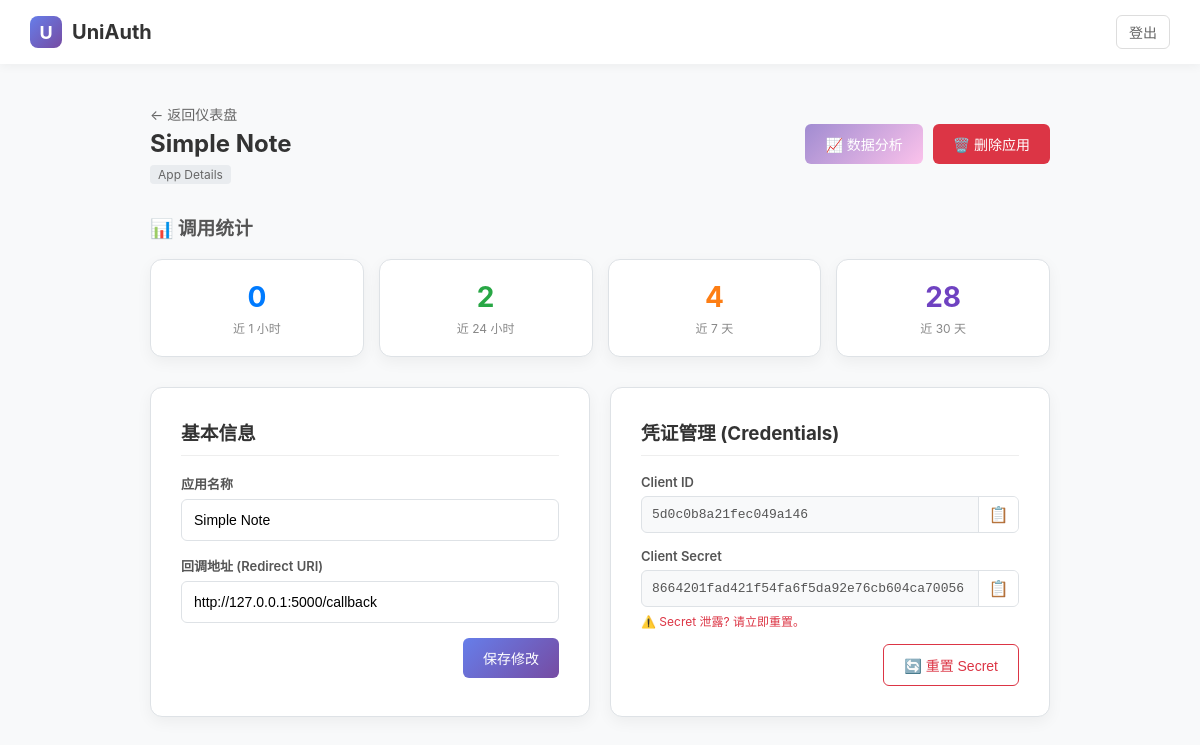
The app's page /apps/5d0c0b8a21fec049a146 (signed in) with its own data.
### app.py (models this page shows)
class OAuthApp(db.Model):
    __tablename__ = 'oauth_apps'
    client_id = db.Column(db.String(40), primary_key=True)
    client_secret = db.Column(db.String(80), nullable=False)
    name = db.Column(db.String(100), nullable=False)
    redirect_uri = db.Column(db.String(200), nullable=False)
    created_at = db.Column(db.DateTime, default=datetime.datetime.utcnow)
    user_id = db.Column(db.Integer, db.ForeignKey('users.id'), nullable=False)

### app.py (the view)
@app.route('/apps/<client_id>')
@login_required
def app_details(client_id):
    user = get_current_user()
    app = db.session.get(OAuthApp, client_id)
    if not app or app.user_id != user.id: return abort(404)
    stats = get_app_stats(client_id)
    return render_template('app_details.html', user=user, app=app, stats=stats)

### app.py (called while the page is built)
def login_required(f):
    @wraps(f)
    def decorated_function(*args, **kwargs):
        if 'user_id' not in session: return redirect(url_for('login', redirect_uri=request.url))
        user = db.session.get(User, session['user_id'])
        if not user:
            session.clear()
            return redirect(url_for('login', redirect_uri=request.url))
        return f(*args, **kwargs)
    return decorated_function

def get_current_user():
    if 'user_id' in session: return db.session.get(User, session['user_id'])
    return None

def get_app_stats(client_id):
    now = time.time()
    periods = { '1h': 3600, '24h': 86400, '7d': 604800, '30d': 2592000 }
    stats = {}
    for label, seconds in periods.items():
        count = UsageLog.query.filter(UsageLog.client_id == client_id, UsageLog.timestamp >= now - seconds).count()
        stats[label] = count
    return stats

### templates/app_details.html (shortened to what this page needs)
{% extends "base.html" %}
{% block content %}
<div class="header-row">
    <div>
        <a href="/dashboard" style="text-decoration: none; color: #666; font-size: 14px;">← 返回仪表盘</a>
        <h2 style="margin: 5px 0;">{{ app.name }}</h2>
        <span style="background: #e9ecef; color: #666; padding: 2px 8px; border-radius: 4px; font-size: 12px;">App Details</span>
    </div>
    <div style="display:flex; gap:10px;">
        <a href="/apps/{{ app.client_id }}/stats" class="btn" style="background: linear-gradient(135deg, #a18cd1 0%, #fbc2eb 100%); color: white; text-decoration: none; display: flex; align-items: center; gap: 5px;">
            📈 数据分析
        </a>
        <form action="/apps/{{ app.client_id }}/delete" method="POST" onsubmit="return confirm('⚠️ 确定要彻底删除此应用吗？此操作不可撤销，且会使得所有已分发的 Token 失效。');" style="margin:0;">
            <button type="submit" class="btn btn-danger">🗑️ 删除应用</button>
        </form>
    </div>
</div>
<h3 style="margin-top: 30px; color: #555;">📊 调用统计</h3>
<div style="display: grid; grid-template-columns: repeat(auto-fit, minmax(150px, 1fr)); gap: 15px; margin-bottom: 30px;">
    <div class="card" style="margin:0; text-align: center; padding: 20px;">
        <div style="font-size: 28px; font-weight: bold; color: #007bff;">{{ stats['1h'] }}</div>
        <div style="font-size: 12px; color: #888; margin-top: 5px;">近 1 小时</div>
    </div>
    <div class="card" style="margin:0; text-align: center; padding: 20px;">
        <div style="font-size: 28px; font-weight: bold; color: #28a745;">{{ stats['24h'] }}</div>
        <div style="font-size: 12px; color: #888; margin-top: 5px;">近 24 小时</div>
    </div>
    <div class="card" style="margin:0; text-align: center; padding: 20px;">
        <div style="font-size: 28px; font-weight: bold; color: #fd7e14;">{{ stats['7d'] }}</div>
        <div style="font-size: 12px; color: #888; margin-top: 5px;">近 7 天</div>
    </div>
    <div class="card" style="margin:0; text-align: center; padding: 20px;">
        <div style="font-size: 28px; font-weight: bold; color: #6f42c1;">{{ stats['30d'] }}</div>
        <div style="font-size: 12px; color: #888; margin-top: 5px;">近 30 天</div>
    </div>
</div>
<div style="display: grid; grid-template-columns: 1fr 1fr; gap: 20px; flex-wrap: wrap;">
    <div class="card" style="margin:0;">
        <h3 style="margin-top:0; border-bottom: 1px solid #eee; padding-bottom: 10px;">基本信息</h3>
        <form action="/apps/{{ app.client_id }}/update" method="POST">
            <div class="input-group">
                <label>应用名称</label>
                <input type="text" name="name" value="{{ app.name }}" required>
            </div>
            <div class="input-group">
                <label>回调地址 (Redirect URI)</label>
                <input type="text" name="redirect_uri" value="{{ app.redirect_uri }}" required>
            </div>
            <div style="text-align: right; margin-top: 15px;">
                <button type="submit" class="btn btn-primary">保存修改</button>
            </div>
        </form>
    </div>
    <div class="card" style="margin:0;">
        <h3 style="margin-top:0; border-bottom: 1px solid #eee; padding-bottom: 10px;">凭证管理 (Credentials)</h3>
        <div class="input-group">
            <label>Client ID</label>
            <div class="copy-input-group">
                <input type="text" value="{{ app.client_id }}" readonly>
                <button type="button" class="copy-btn-icon" onclick="copyToClipboard(this.previousElementSibling)" title="复制 ID">📋</button>
            </div>
        </div>
        <div class="input-group">
            <label>Client Secret</label>
            <div class="copy-input-group">
                <input type="text" value="{{ app.client_secret }}" readonly>
                <button type="button" class="copy-btn-icon" onclick="copyToClipboard(this.previousElementSibling)" title="复制 Secret">📋</button>
            </div>
            <p style="font-size: 12px; color: #dc3545; margin-top: 5px;">⚠️ Secret 泄露? 请立即重置。</p>
        </div>
        <form action="/apps/{{ app.client_id }}/regenerate_secret" method="POST" onsubmit="return confirm('确定要重置 Client Secret 吗？\n\n旧的 Secret 将立即失效，您需要更新所有客户端代码。');" style="text-align: right;">
            <button type="submit" class="btn btn-ghost" style="color: #dc3545; border-color: #dc3545;">🔄 重置 Secret</button>
        </form>
    </div>
</div>
{% endblock %}

### templates/base.html (style rules this page uses)
:root { --primary: #007bff; --primary-hover: #0069d9; --gradient-1: linear-gradient(135deg, #667eea 0%, #764ba2 100%); --danger: #dc3545; --bg: #f8f9fa; --card-bg: #ffffff; --border: #dee2e6; --text-main: #2c3e50; }
body { font-family: -apple-system, "Segoe UI", Roboto, "Helvetica Neue", Arial, sans-serif; margin: 0; padding: 0; background-color: var(--bg); color: #333; min-height: 100vh; display: flex; flex-direction: column; }
.card { background: var(--card-bg); padding: 30px; border-radius: 12px; box-shadow: 0 5px 15px rgba(0,0,0,0.05); margin-bottom: 20px; border: 1px solid var(--border); }
.input-group { margin-bottom: 15px; }
label { display: block; margin-bottom: 6px; font-weight: 600; color: #555; font-size: 13px; }
input[type="text"], input[type="password"], input[type="email"], input[type="date"] { width: 100%; padding: 12px; border: 1px solid var(--border); border-radius: 6px; font-size: 14px; box-sizing: border-box; transition: 0.2s; }
.btn { display: inline-block; padding: 10px 20px; border: none; border-radius: 6px; background: var(--primary); color: white; cursor: pointer; font-weight: 500; text-decoration: none; font-size: 14px; transition: all 0.2s; text-align: center; }
.btn-primary { background: var(--gradient-1); border: none; }
.btn-ghost { background: transparent; color: #666; border: 1px solid #ddd; }
.btn-danger { background: var(--danger); }
.header-row { display: flex; justify-content: space-between; align-items: center; margin-bottom: 20px; }

### templates/app_details.html (style rules this page uses)
.copy-input-group { display: flex; align-items: center; border: 1px solid #dee2e6; border-radius: 6px; background-color: #f8f9fa; overflow: hidden; transition: border-color 0.2s; }
.copy-input-group input { border: none; box-shadow: none; background: transparent; flex: 1; padding: 10px; font-family: monospace; font-size: 13px; color: #555; outline: none; cursor: text; }
.copy-btn-icon { border: none; border-left: 1px solid #dee2e6; background: white; color: #666; width: 40px; align-self: stretch; cursor: pointer; display: flex; align-items: center; justify-content: center; transition: all 0.2s; font-size: 16px; }

### records on screen
OAuthApp: name "Simple Note", redirect_uri "http://127.0.0.1:5000/callback", client_id "5d0c0b8a21fec049a146", client_secret "8664201fad421f54fa6f5da92e76cb604ca70056"

### other values on screen
{{ stats['1h'] }} "0"
{{ stats['24h'] }} "2"
{{ stats['7d'] }} "4"
{{ stats['30d'] }} "28"
